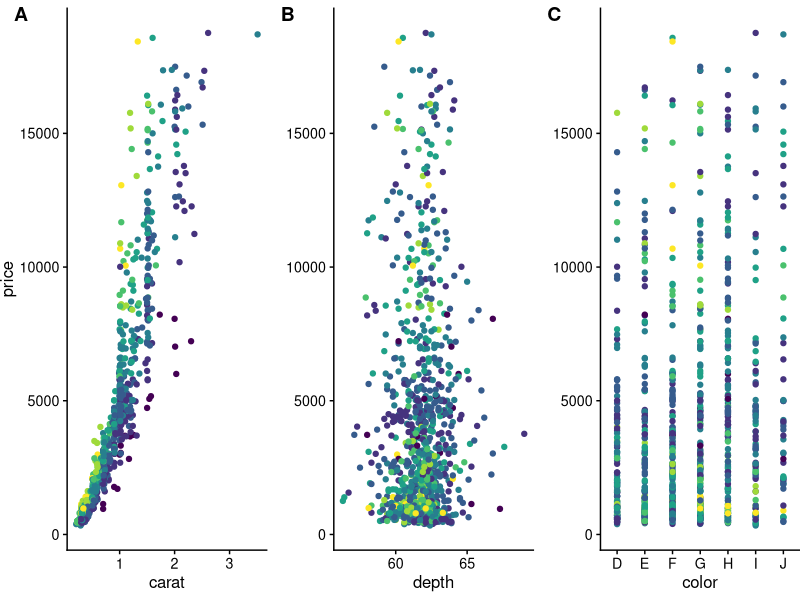
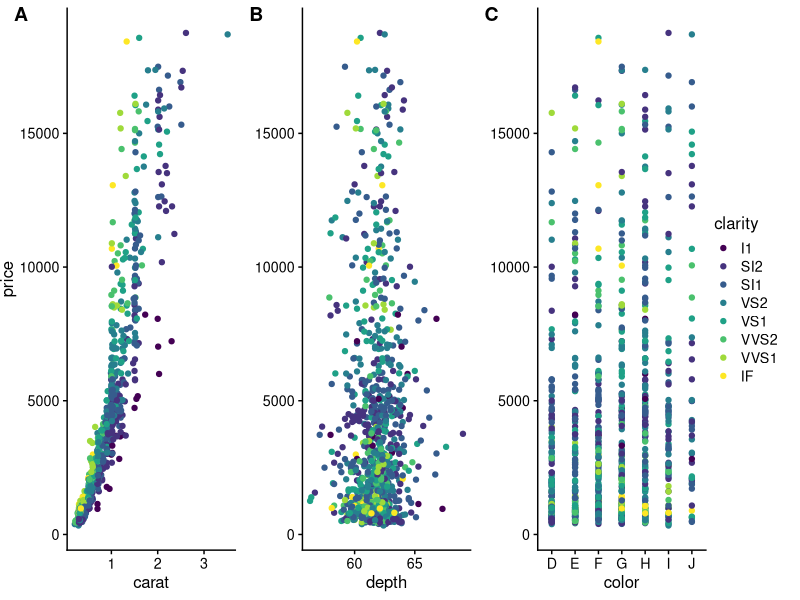
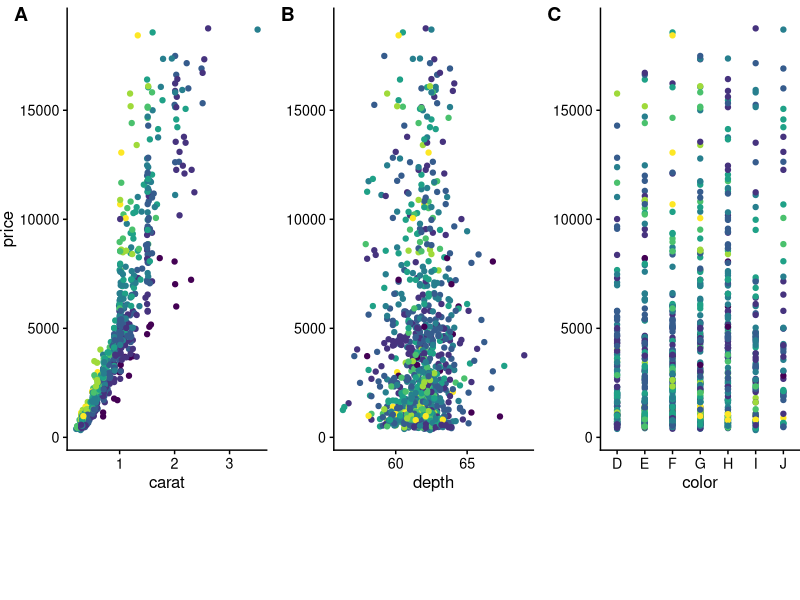
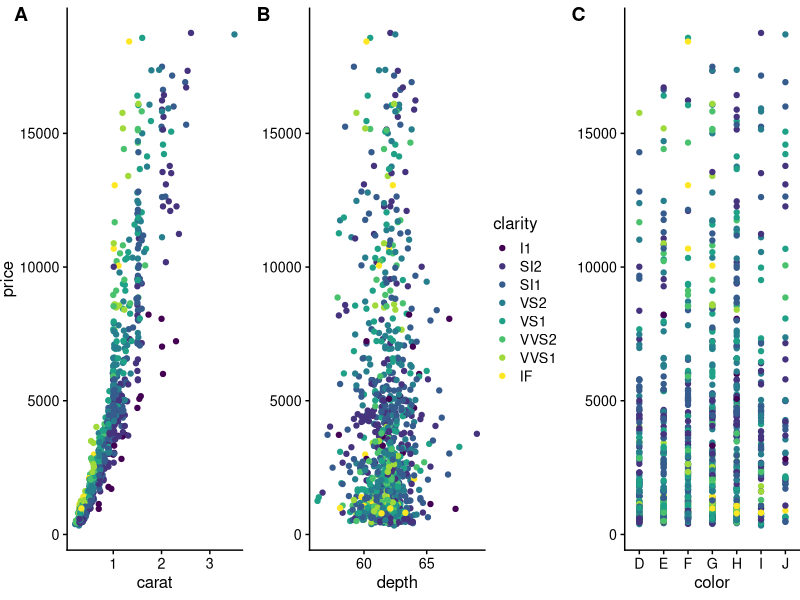
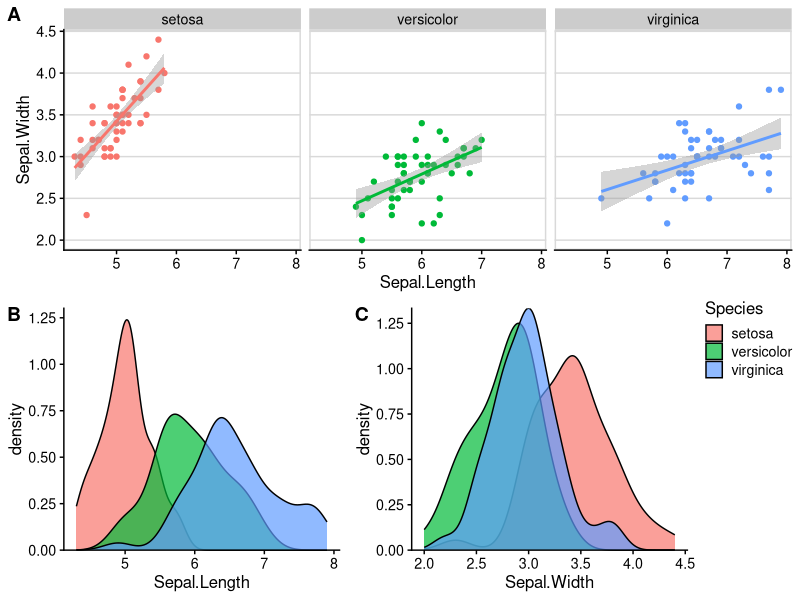

These charts were generated, in order, by the following R code:
## ---- chunk 1
library(ggplot2)
library(cowplot)
library(rlang)

# down-sampled diamonds data set
dsamp <- diamonds[sample(nrow(diamonds), 1000), ]

# function to create plots
plot_diamonds <- function(xaes) {
  xaes <- enquo(xaes)
  ggplot(dsamp, aes(!!xaes, price, color = clarity)) +
    geom_point() +
    theme_half_open(12) +
    # we set the left and right margins to 0 to remove 
    # unnecessary spacing in the final plot arrangement.
    theme(plot.margin = margin(6, 0, 6, 0))
}

# make three plots
p1 <- plot_diamonds(carat)
p2 <- plot_diamonds(depth) + ylab(NULL)
p3 <- plot_diamonds(color) + ylab(NULL)

# arrange the three plots in a single row
prow <- plot_grid(
  p1 + theme(legend.position="none"),
  p2 + theme(legend.position="none"),
  p3 + theme(legend.position="none"),
  align = 'vh',
  labels = c("A", "B", "C"),
  hjust = -1,
  nrow = 1
)
prow
## ---- chunk 2
# extract the legend from one of the plots
legend <- get_legend(
  # create some space to the left of the legend
  p1 + theme(legend.box.margin = margin(0, 0, 0, 12))
)

# add the legend to the row we made earlier. Give it one-third of 
# the width of one plot (via rel_widths).
plot_grid(prow, legend, rel_widths = c(3, .4))
## ---- chunk 3
# extract a legend that is laid out horizontally
legend_b <- get_legend(
  p1 + 
    guides(color = guide_legend(nrow = 1)) +
    theme(legend.position = "bottom")
)

# add the legend underneath the row we made earlier. Give it 10%
# of the height of one plot (via rel_heights).
plot_grid(prow, legend_b, ncol = 1, rel_heights = c(1, .2))
## ---- chunk 4
# arrange the three plots in a single row, leaving space between plot B and C
prow <- plot_grid(
  p1 + theme(legend.position="none"),
  p2 + theme(legend.position="none"),
  NULL,
  p3 + theme(legend.position="none"),
  align = 'vh',
  labels = c("A", "B", "", "C"),
  hjust = -1,
  nrow = 1,
  rel_widths = c(1, 1, .3, 1)
)

# now add in the legend
prow + draw_grob(legend, 2/3.3, 0, .3/3.3, 1)
## ---- chunk 5
# plot 1
p1 <- ggplot(iris, aes(Sepal.Length, Sepal.Width, color = Species)) + 
  geom_point() + 
  stat_smooth(method = "lm") +
  facet_grid(. ~ Species) +
  theme_half_open(12) +
  background_grid(major = 'y', minor = "none") + 
  panel_border() + 
  theme(legend.position = "none")

# plot 2
p2 <- ggplot(iris, aes(Sepal.Length, fill = Species)) +
  geom_density(alpha = .7) + 
  scale_y_continuous(expand = expand_scale(mult = c(0, 0.05))) +
  theme_half_open(12) +
  theme(legend.justification = "top")
p2a <- p2 + theme(legend.position = "none")

# plot 3
p3 <- ggplot(iris, aes(Sepal.Width, fill = Species)) +
  geom_density(alpha = .7) + 
  scale_y_continuous(expand = c(0, 0)) +
  theme_half_open(12) +
  theme(legend.position = "none")

# legend
legend <- get_legend(p2)

# align all plots vertically
plots <- align_plots(p1, p2a, p3, align = 'v', axis = 'l')

# put together the bottom row and then everything
bottom_row <- plot_grid(
  plots[[2]], plots[[3]], legend,
  labels = c("B", "C"),
  rel_widths = c(1, 1, .3),
  nrow = 1
)
plot_grid(plots[[1]], bottom_row, labels = c("A"), ncol = 1)
